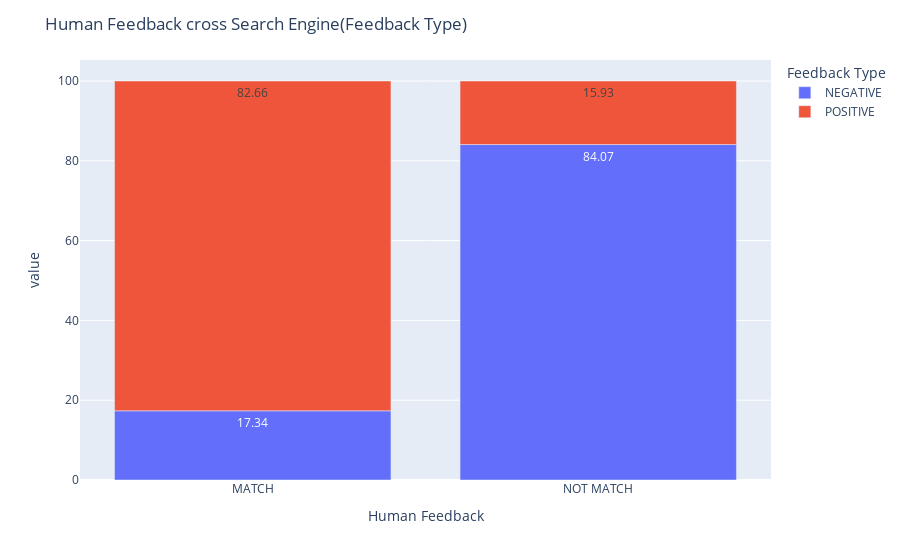

Here is the notebook cell this chart was saved with:
### Code cell
fig = px.bar(HF_cross_SE, text_auto=True)
fig.update_layout(title_text="Human Feedback cross Search Engine(Feedback Type)")
fig.show()

### Figure 1 — Plotly figure (JSON) as saved in the notebook; plotly's stock layout.template omitted (floating-point values rounded to 4 significant figures)
{"data": [{"alignmentgroup": "True", "hovertemplate": "Feedback Type=NEGATIVE<br>Human Feedback=%{x}<br>value=%{y}<extra></extra>", "legendgroup": "NEGATIVE", "marker": {"color": "#636efa", "pattern": {"shape": ""}}, "name": "NEGATIVE", "offsetgroup": "NEGATIVE", "orientation": "v", "showlegend": true, "textposition": "auto", "texttemplate": "%{y}", "type": "bar", "x": ["MATCH", "NOT MATCH"], "xaxis": "x", "y": [17.34, 84.07], "yaxis": "y"}, {"alignmentgroup": "True", "hovertemplate": "Feedback Type=POSITIVE<br>Human Feedback=%{x}<br>value=%{y}<extra></extra>", "legendgroup": "POSITIVE", "marker": {"color": "#EF553B", "pattern": {"shape": ""}}, "name": "POSITIVE", "offsetgroup": "POSITIVE", "orientation": "v", "showlegend": true, "textposition": "auto", "texttemplate": "%{y}", "type": "bar", "x": ["MATCH", "NOT MATCH"], "xaxis": "x", "y": [82.66, 15.93], "yaxis": "y"}], "layout": {"barmode": "relative", "legend": {"title": {"text": "Feedback Type"}, "tracegroupgap": 0}, "margin": {"t": 60}, "title": {"text": "Human Feedback cross Search Engine(Feedback Type)"}, "xaxis": {"anchor": "y", "domain": [0, 1], "title": {"text": "Human Feedback"}}, "yaxis": {"anchor": "x", "domain": [0, 1], "title": {"text": "value"}}}}
